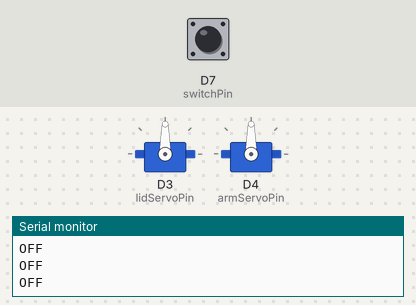
Bench run of a sketch on a simulated ESP8266 (NodeMCU). Parts: 2 × servo, the last lines printed to the serial monitor. The inputs (shaded band) are chosen by the test bench; at power-on: D7 (switchPin) LOW.

Above: at 1.2 s.
1.3 s: D7 (switchPin) pulled HIGH for 3.2 s
At 5.1 s:
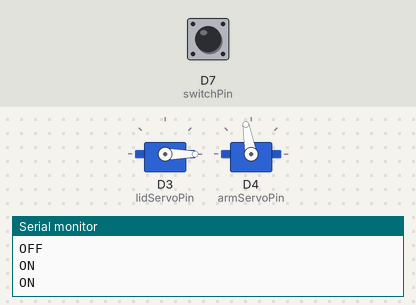
6.0 s: D7 (switchPin) pulsed HIGH 2 times (0.12 s each, 0.3 s apart)
At 6.5 s:
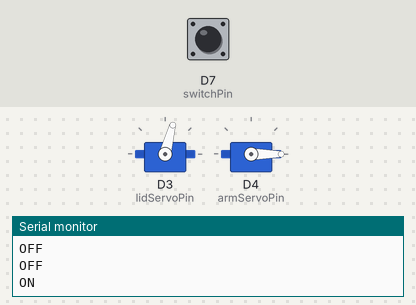
9.6 s: D7 (switchPin) pulled HIGH for 0.15 s
At 11.2 s:
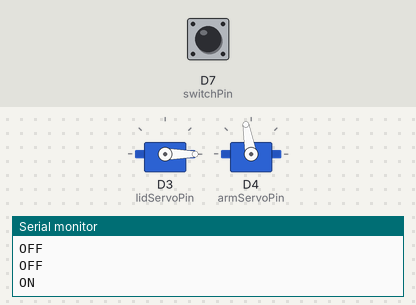
12.7 s: D7 (switchPin) pulsed HIGH 5 times (0.12 s each, 0.3 s apart)
At 13.5 s:
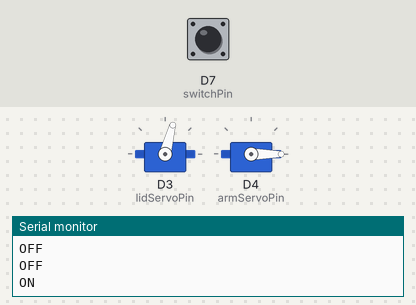
Timing chart, 0 to 15.7 s (numbered marks = the images above; inputs shaded):
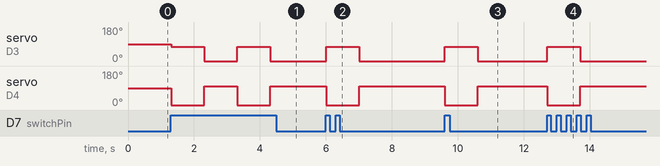

The sketch:

useless_robot_v2.ino
```cpp
#include <Servo.h>
int switchPin = D7;
int lidServoPin = D3;
int armServoPin = D4;
Servo lidServo;
Servo armServo;

void setup() {
  Serial.begin(9600);
  Serial.println("Waiting for Toggle Switch...");

  pinMode(switchPin, INPUT);
  lidServo.attach(lidServoPin);
  armServo.attach(armServoPin);

  //Servo Default Starting Positions

  //armServo.write(0);
  //lidServo.write(0);
}

void loop() {
  if(digitalRead(switchPin) == HIGH){
    Serial.println("ON");
    lidServo.write(75);
    armServo.write(0);
    delay(1000);
    lidServo.write(0);
    armServo.write(100);
    delay(1000);
    //delay(500);
  }
  else{
    Serial.println("OFF");
    //delay(500);
  }
}
```

Measured:
- after the input at 1.3 s, servo on D3 (lidServoPin): alternates 75° for 1.0 s and 0° for 1.0 s, starting at once; servo on D4 (armServoPin): alternates 100° for 1.0 s and 0° for 1.0 s, starting at once
- after the input at 6.0 s, servo on D3 (lidServoPin): 0° → 75° at once, → 0° 1.0 s later; servo on D4 (armServoPin): 100° → 0° at once, → 100° 1.0 s later
- after the input at 9.6 s, servo on D3 (lidServoPin): 0° → 75° at once, → 0° 1.0 s later; servo on D4 (armServoPin): 100° → 0° at once, → 100° 1.0 s later
- after the input at 12.7 s, servo on D3 (lidServoPin): 0° → 75° at once, → 0° 1.0 s later; servo on D4 (armServoPin): 100° → 0° at once, → 100° 1.0 s later
